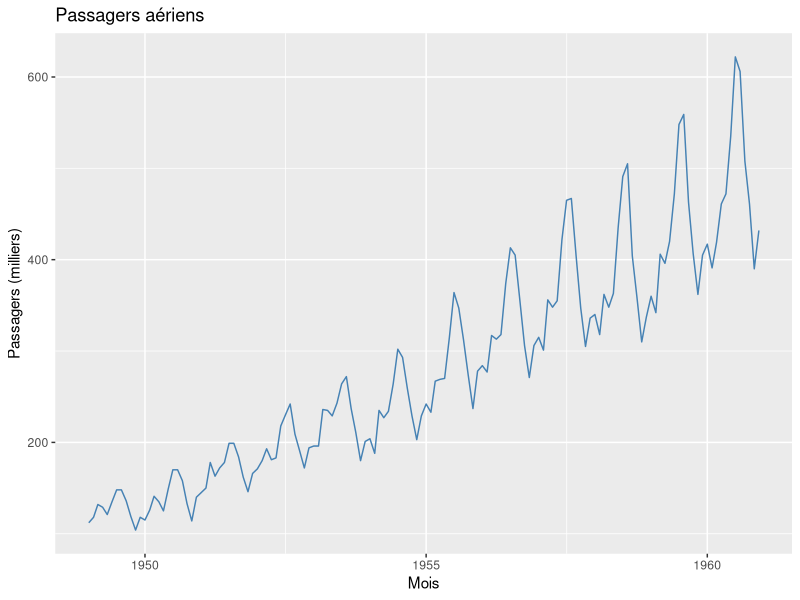
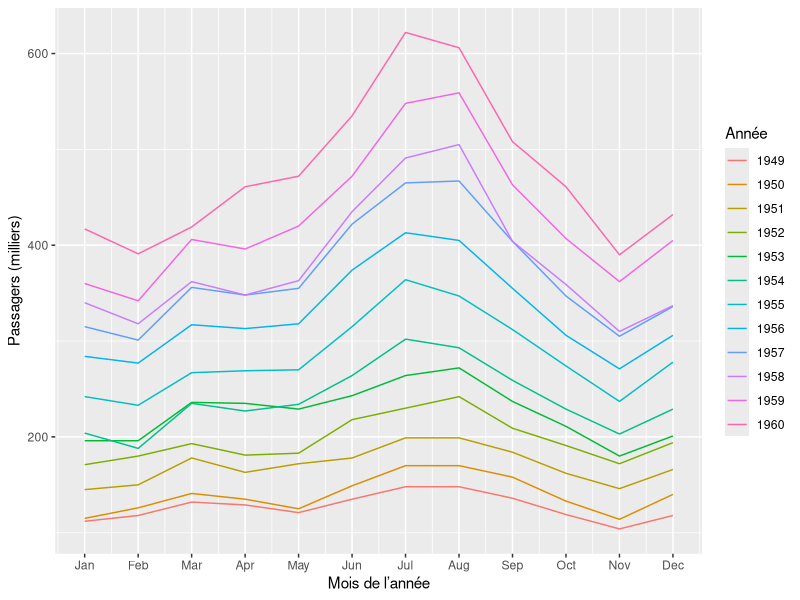

Here is the R script that generated these plots, in order:
## ---- chunk 1
#| label: fig-passengers
#| fig-cap: "Monthly international airline passengers, 1949–1960."
#| message: false
library(ggplot2)

# Transformer la série mensuelle en data frame pour le graphique
passengers <- data.frame(
  month = seq(as.Date("1949-01-01"), by = "month", length.out = length(AirPassengers)),
  count = as.numeric(AirPassengers)
)

ggplot(passengers, aes(x = month, y = count)) +
  geom_line(colour = "steelblue") +
  labs(
    title = "Passagers aériens",
    x = "Mois",
    y = "Passagers (milliers)"
  )
## ---- chunk 2
#| label: fig-seasonal
#| fig-cap: "Each year of the series drawn as its own line."
# Une ligne par année, colorée de la plus ancienne à la plus récente
passengers$year <- format(passengers$month, "%Y")
passengers$month_of_year <- as.integer(format(passengers$month, "%m"))

ggplot(passengers, aes(x = month_of_year, y = count, group = year, colour = year)) +
  geom_line() +
  scale_x_continuous(breaks = 1:12, labels = month.abb) +
  labs(x = "Mois de l’année", y = "Passagers (milliers)", colour = "Année")
